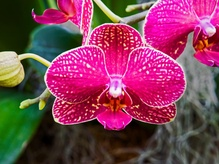
#> input picture Sample_1.jpg, 219 x 164 px, shrunk from 1280 x 960 before the run
$ jupyter execute 'Tubes Kel 1 Sikomat.ipynb'   (shell and % lines are left out)
#> lines starting #> are read from the running program, lines starting #| are printed output that depends on the picture
#$\text{Transformasi Gambar menjadi Grayscale dan Kompresi Gambar}$
---
##$\text{Kel 1}$
###$\text{1. 10119056 - Okta Pratama}$
###$\text{2. 10120028 - Nathanael Sultanjaya}$
###$\text{3. 10120060 - William}$
###$\text{4. 10120092 - Nadya Winneke}$
###$\text{5. 10820022 - Jonathan Tanzi}$

##$\text{Connect to Google Drive}$

[cell 1]
from google.colab import drive
drive.mount('/content/gdrive')

[cell 2]
%cd /content/gdrive/MyDrive/Tubes Sikomat 2021

##$\text{Import Library}$

[cell 3]
import numpy as np                  # Untuk memanipulasi gambar
import PIL                          # Untuk mengupload gambar
import io                           # Untuk menampilkan size suatu file gambar
from PIL import Image               # Untuk menampilkan gambar
from numpy import asarray           # Untuk mengubah input menjadi array

import os
import sys

##$\text{Progres Tubes (Transformasi Gambar menjadi Grayscale)}$

###$\text{18 September 2021}$

$\text{Import Images}$

---

[cell 4]
img_1 = PIL.Image.open("Sample_1.jpg")
#> img_1 is the input picture: PIL image 219x164 RGB; mean R, G, B 128.8, 63.9, 86.5
img_2 = PIL.Image.open("Sample_2.jpg")
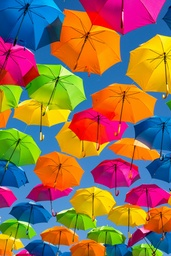
#> input picture Sample_2.jpg, 171 x 256 px, shrunk from 1000 x 1498 before the run
#> img_2 is the input picture: PIL image 171x256 RGB; mean R, G, B 145.1, 111.6, 83.9
img_3 = PIL.Image.open("Sample_3.jpg")
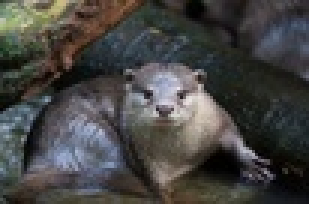
#> input picture Sample_3.jpg, 103 x 68 px, shrunk from 600 x 400 before the run (shown 3 times larger)
#> img_3 is the input picture: PIL image 103x68 RGB; mean R, G, B 70.2, 69.4, 67.5

$\text{Display Images}$

---

[cell 5]
print("Tampilan awal foto :")
display(img_1)

[cell 6]
print("Tampilan awal foto :")
display(img_2)

[cell 7]
print("Tampilan awal foto :")
display(img_3)

###$\text{20 September 2021}$

$\text{Convert Image into Numpy Array}$

---

[cell 8]
data_1 = np.array(Image.open('Sample_1.jpg').convert('L'))
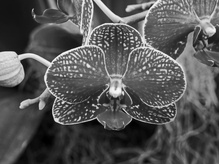
#> data_1: shape (164, 219); min 0, max 253, mean 85.9
print(type(data_1))
#| <class 'numpy.ndarray'>
print(data_1)
#> (printed output is left out)

[cell 9]
data_2 = np.array(Image.open('Sample_2.jpg').convert('L'))
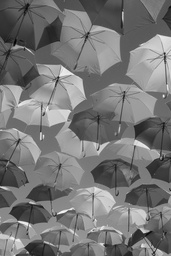
#> data_2: shape (256, 171); min 3, max 245, mean 118.5
print(type(data_2))
#| <class 'numpy.ndarray'>
print(data_2)
#> (printed output is left out)

[cell 10]
data_3 = np.array(Image.open('Sample_3.jpg').convert('L'))
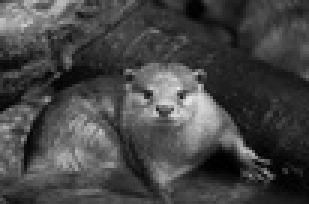
#> data_3: shape (68, 103) (shown 3 times larger); min 0, max 230, mean 69.4
print(type(data_3))
#| <class 'numpy.ndarray'>
print(data_3)
#> (printed output is left out)

$\text{Convert Image to Grayscale and Save Image as JPG}$

[cell 11]
gr_im_1 = Image.fromarray(data_1).save('Grayscale_sample1.jpg')
display(PIL.Image.open("Grayscale_sample1.jpg"))

[cell 12]
gr_im_2 = Image.fromarray(data_2).save('Grayscale_sample2.jpg')
display(PIL.Image.open("Grayscale_sample2.jpg"))

[cell 13]
gr_im_3 = Image.fromarray(data_3).save('Grayscale_sample3.jpg')
display(PIL.Image.open("Grayscale_sample3.jpg"))

##$\text{Progres Tubes (Kompresi Gambar dengan Metode Algoritma K-Means)}$

$\text{Algoritma K-Means merupakan salah satu teknik clustering berbasis centroid. Teknik ini mengelompokkan dataset menjadi k cluster yang berbeda. Setiap cluster dalam algoritma clustering k-means diwakili oleh titik pusatnya.}$

###$\text{24 September 2021}$

$\text{Find The Size of Images Before Compressing}$

[cell 14]
#Mengecek Ukuran File Asli
output = io.BytesIO()
img_1.save(output, format='png')
output.tell()

$\text{Define Function}$

[cell 15]
def initialize_K_centroids(X, K):
    """ Choose K points from X at random """
    m = len(X)
    return X[np.random.choice(m, K, replace=False), :]

def find_closest_centroids(X, centroids):
    m = len(X)
    c = np.zeros(m)
    for i in range(m):
        # Find distances
        distances = np.linalg.norm(X[i] - centroids, axis=1)

        # Assign closest cluster to c[i]
        c[i] = np.argmin(distances)

    return c

def compute_means(X, idx, K):
    _, n = X.shape
    centroids = np.zeros((K, n))
    for k in range(K):
        examples = X[np.where(idx == k)]
        mean = [np.mean(column) for column in examples.T]
        centroids[k] = mean
    return centroids

def find_k_means(X, K, max_iters=10):
    centroids = initialize_K_centroids(X, K)
    previous_centroids = centroids
    for _ in range(max_iters):
        idx = find_closest_centroids(X, centroids)
        centroids = compute_means(X, idx, K)
        if (centroids == previous_centroids).all():
            # Berarti centroid sudah tidak bergerak lagi
            return centroids
        else:
            previous_centroids = centroids

    return centroids, idx

###$\text{26 September 2021}$

[cell 16]
try:
    image_path = sys.argv[1]
    assert os.path.isfile(image_path)
except (IndexError, AssertionError):
    print('Please specify an image')

def load_image(path):
    """ Load image from path. Return a numpy array """
    image = Image.open("Sample_1.jpg")
    return np.asarray(image) / 255

image = load_image("Sample_1.jpg")
w, h, d = image.shape
#> w = 164; h = 219; d = 3
print('Image found with width: {}, height: {}, depth: {}'.format(w, h, d))
#| Image found with width: 164, height: 219, depth: 3

X = image.reshape((w * h, d))
K = 20 # banyaknya warna yang ingin ditampilkan pada hasil kompresi gambar
       # semakin besar nilai K maka semakin kecil kompresi yang dilakukan

colors, _ = find_k_means(X, K, max_iters=20)
#> in initialize_K_centroids, `m = len(X)`: m = 35916
#> in find_k_means, `centroids = initialize_K_centroids(X, K)`: centroids = 20 rows, first 8: [0.882, 0.404, 0.447], [0.529, 0.612, 0.678], [0.922, 0.216, 0.643], [0.122, 0.0902, 0.0471], [0.137, 0.098, 0.0627], [0.0824, 0.184, 0.133], [0.263, 0.275, 0.239], [0.616, 0.608, 0.612]
#> in find_k_means, `previous_centroids = centroids`: previous_centroids has the same summary as centroids
#> colors = 20 rows, first 8: [0.911, 0.482, 0.655], [0.55, 0.556, 0.545], [0.984, 0.566, 0.884], [0.0727, 0.0845, 0.00973], [0.208, 0.179, 0.141], [0.105, 0.271, 0.0724], [0.154, 0.391, 0.365], [0.908, 0.825, 0.833]

idx = find_closest_centroids(X, colors)

idx = np.array(idx, dtype=np.uint8)
X_reconstructed = np.array(colors[idx, :] * 255, dtype=np.uint8).reshape((w, h, d))
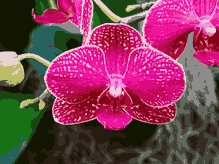
#> X_reconstructed: shape (164, 219, 3); mean of channels 0, 1, 2 128.2, 63.2, 85.6; drawn as R, G, B
compressed_image = Image.fromarray(X_reconstructed)

compressed_image.save('compressed_sample_1.png')
